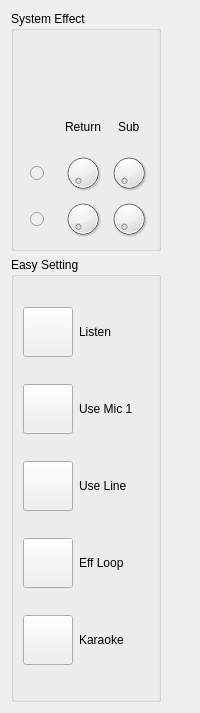
   <widget class="QWidget" name="">
    <layout class="QVBoxLayout" name="verticalLayout">
     <item>
      <widget class="QGroupBox" name="groupBox_2">
       <property name="minimumSize">
        <size>
         <width>150</width>
         <height>240</height>
        </size>
       </property>
       <property name="maximumSize">
        <size>
         <width>150</width>
         <height>260</height>
        </size>
       </property>
       <property name="title">
        <string>System Effect</string>
       </property>
       <layout class="QGridLayout" name="gridLayout_5">
        <item row="1" column="2" alignment="Qt::AlignHCenter">
         <widget class="QLabel" name="SysEffSubLabel">
          <property name="minimumSize">
           <size>
            <width>0</width>
            <height>40</height>
           </size>
          </property>
          <property name="maximumSize">
           <size>
            <width>16777215</width>
            <height>40</height>
           </size>
          </property>
          <property name="text">
           <string>Sub</string>
          </property>
         </widget>
        </item>
        <item row="1" column="0">
         <spacer name="horizontalSpacer_2">
          <property name="orientation">
           <enum>Qt::Horizontal</enum>
          </property>
          <property name="sizeHint" stdset="0">
           <size>
            <width>35</width>
            <height>20</height>
           </size>
          </property>
         </spacer>
        </item>
        <item row="1" column="1" alignment="Qt::AlignHCenter">
         <widget class="QLabel" name="SysEffReturnLabel">
          <property name="minimumSize">
           <size>
            <width>40</width>
            <height>40</height>
           </size>
          </property>
          <property name="text">
           <string>Return</string>
          </property>
          <property name="alignment">
           <set>Qt::AlignCenter</set>
          </property>
         </widget>
        </item>
        <item row="2" column="0" alignment="Qt::AlignHCenter">
         <widget class="QRadioButton" name="SysEffReturn1Led">
          <property name="enabled">
           <bool>false</bool>
          </property>
          <property name="minimumSize">
           <size>
            <width>20</width>
            <height>20</height>
           </size>
          </property>
          <property name="maximumSize">
           <size>
            <width>20</width>
            <height>20</height>
           </size>
          </property>
          <property name="text">
           <string/>
          </property>
         </widget>
        </item>
        <item row="2" column="1" alignment="Qt::AlignHCenter">
         <widget class="QDial" name="SysEffRet1">
          <property name="minimumSize">
           <size>
            <width>40</width>
            <height>40</height>
           </size>
          </property>
          <property name="maximumSize">
           <size>
            <width>40</width>
            <height>40</height>
           </size>
          </property>
          <property name="maximum">
           <number>127</number>
          </property>
         </widget>
        </item>
        <item row="2" column="2" alignment="Qt::AlignHCenter">
         <widget class="QDial" name="SysEffSub1">
          <property name="minimumSize">
           <size>
            <width>40</width>
            <height>40</height>
           </size>
          </property>
          <property name="maximumSize">
           <size>
            <width>40</width>
            <height>40</height>
           </size>
          </property>
          <property name="maximum">
           <number>127</number>
          </property>
         </widget>
        </item>
        <item row="3" column="0" alignment="Qt::AlignHCenter">
         <widget class="QRadioButton" name="SysEffReturn2Led">
          <property name="enabled">
           <bool>false</bool>
          </property>
          <property name="minimumSize">
           <size>
            <width>20</width>
            <height>20</height>
           </size>
          </property>
          <property name="maximumSize">
           <size>
            <width>20</width>
            <height>20</height>
           </size>
          </property>
          <property name="text">
           <string/>
          </property>
         </widget>
        </item>
        <item row="3" column="1" alignment="Qt::AlignHCenter">
         <widget class="QDial" name="SysEffRet2">
          <property name="minimumSize">
           <size>
            <width>40</width>
            <height>40</height>
           </size>
          </property>
          <property name="maximumSize">
           <size>
            <width>40</width>
            <height>40</height>
           </size>
          </property>
          <property name="maximum">
           <number>127</number>
          </property>
         </widget>
        </item>
        <item row="3" column="2" alignment="Qt::AlignHCenter">
         <widget class="QDial" name="SysEffSub2">
          <property name="minimumSize">
           <size>
            <width>40</width>
            <height>40</height>
           </size>
          </property>
          <property name="maximumSize">
           <size>
            <width>40</width>
            <height>40</height>
           </size>
          </property>
          <property name="maximum">
           <number>127</number>
          </property>
         </widget>
        </item>
        <item row="0" column="1">
         <spacer name="verticalSpacer_4">
          <property name="orientation">
           <enum>Qt::Vertical</enum>
          </property>
          <property name="sizeHint" stdset="0">
           <size>
            <width>20</width>
            <height>28</height>
           </size>
          </property>
         </spacer>
        </item>
       </layout>
      </widget>
     </item>
     <item>
      <widget class="QGroupBox" name="groupBox_3">
       <property name="minimumSize">
        <size>
         <width>150</width>
         <height>445</height>
        </size>
       </property>
       <property name="maximumSize">
        <size>
         <width>150</width>
         <height>450</height>
        </size>
       </property>
       <property name="title">
        <string>Easy Setting</string>
       </property>
       <layout class="QGridLayout" name="gridLayout_7">
        <item row="1" column="0">
         <widget class="QPushButton" name="pushButton_2">
          <property name="minimumSize">
           <size>
            <width>50</width>
            <height>50</height>
           </size>
          </property>
          <property name="maximumSize">
           <size>
            <width>50</width>
            <height>50</height>
           </size>
          </property>
          <property name="text">
           <string/>
          </property>
          <property name="icon">
           <iconset>
            <normaloff>../../midi_mix/ui/icons/microphone-icon.png</normaloff>../../midi_mix/ui/icons/microphone-icon.png</iconset>
          </property>
          <property name="iconSize">
           <size>
            <width>40</width>
            <height>40</height>
           </size>
          </property>
         </widget>
        </item>
        <item row="1" column="1">
         <widget class="QLabel" name="label_8">
          <property name="maximumSize">
           <size>
            <width>80</width>
            <height>25</height>
           </size>
          </property>
          <property name="text">
           <string>Use Mic 1</string>
          </property>
         </widget>
        </item>
        <item row="0" column="0">
         <widget class="QPushButton" name="pushButton">
          <property name="minimumSize">
           <size>
            <width>50</width>
            <height>50</height>
           </size>
          </property>
          <property name="maximumSize">
           <size>
            <width>50</width>
            <height>50</height>
           </size>
          </property>
          <property name="text">
           <string/>
          </property>
          <property name="icon">
           <iconset>
            <normaloff>../../midi_mix/ui/icons/speaker-icon.png</normaloff>../../midi_mix/ui/icons/speaker-icon.png</iconset>
          </property>
          <property name="iconSize">
           <size>
            <width>40</width>
            <height>40</height>
           </size>
          </property>
         </widget>
        </item>
        <item row="3" column="0">
         <widget class="QPushButton" name="pushButton_3">
          <property name="minimumSize">
           <size>
            <width>50</width>
            <height>50</height>
           </size>
          </property>
          <property name="maximumSize">
           <size>
            <width>50</width>
            <height>50</height>
           </size>
          </property>
          <property name="text">
           <string/>
          </property>
          <property name="icon">
           <iconset>
            <normaloff>../../midi_mix/ui/icons/piano-keyboard-icon.png</normaloff>../../midi_mix/ui/icons/piano-keyboard-icon.png</iconset>
          </property>
          <property name="iconSize">
           <size>
            <width>40</width>
            <height>40</height>
           </size>
          </property>
         </widget>
        </item>
        <item row="0" column="1">
         <widget class="QLabel" name="label_7">
          <property name="maximumSize">
           <size>
            <width>80</width>
            <height>25</height>
           </size>
          </property>
          <property name="text">
           <string>Listen</string>
          </property>
         </widget>
        </item>
        <item row="2" column="1">
         <widget class="QLabel" name="label_9">
          <property name="maximumSize">
           <size>
            <width>80</width>
            <height>25</height>
           </size>
          </property>
          <property name="text">
           <string>Use Line</string>
          </property>
         </widget>
        </item>
        <item row="3" column="1">
         <widget class="QLabel" name="label_10">
          <property name="maximumSize">
           <size>
            <width>80</width>
            <height>25</height>
           </size>
          </property>
          <property name="text">
           <string>Eff Loop</string>
          </property>
         </widget>
        </item>
        <item row="2" column="0">
         <widget class="QPushButton" name="pushButton_5">
          <property name="minimumSize">
           <size>
            <width>50</width>
            <height>50</height>
           </size>
          </property>
          <property name="maximumSize">
           <size>
            <width>50</width>
            <height>50</height>
           </size>
          </property>
          <property name="text">
           <string/>
          </property>
          <property name="icon">
           <iconset>
            <normaloff>../../midi_mix/ui/icons/RCA-Connector-Plug-icon.png</normaloff>../../midi_mix/ui/icons/RCA-Connector-Plug-icon.png</iconset>
          </property>
          <property name="iconSize">
           <size>
            <width>40</width>
            <height>40</height>
           </size>
          </property>
         </widget>
        </item>
        <item row="4" column="0">
         <widget class="QPushButton" name="pushButton_4">
          <property name="minimumSize">
           <size>
            <width>50</width>
            <height>50</height>
           </size>
          </property>
          <property name="maximumSize">
           <size>
            <width>50</width>
            <height>50</height>
           </size>
          </property>
          <property name="text">
           <string/>
          </property>
          <property name="icon">
           <iconset>
            <normaloff>../../midi_mix/ui/icons/karaoke-icon.png</normaloff>../../midi_mix/ui/icons/karaoke-icon.png</iconset>
          </property>
          <property name="iconSize">
           <size>
            <width>40</width>
            <height>40</height>
           </size>
          </property>
         </widget>
        </item>
        <item row="4" column="1">
         <widget class="QLabel" name="label_11">
          <property name="maximumSize">
           <size>
            <width>80</width>
            <height>25</height>
           </size>
          </property>
          <property name="text">
           <string>Karaoke</string>
          </property>
         </widget>
        </item>
       </layout>
      </widget>
     </item>
    </layout>
   </widget>
